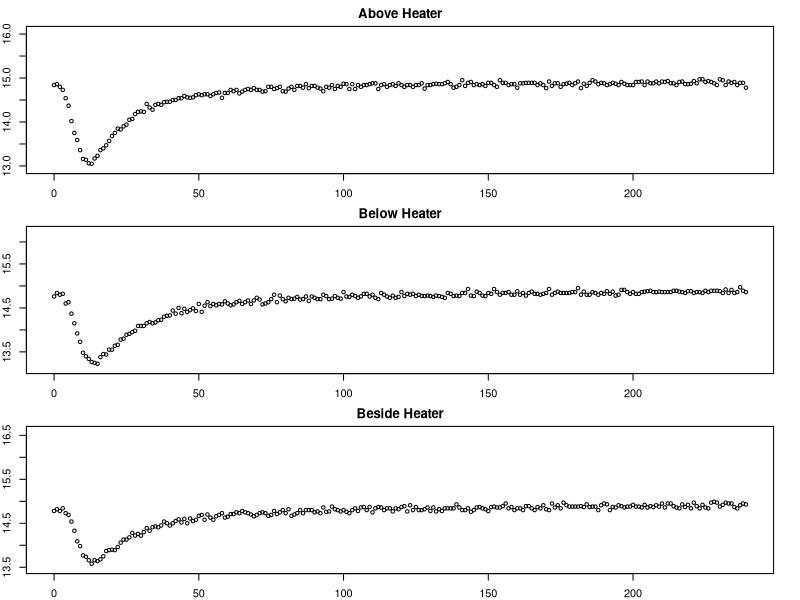
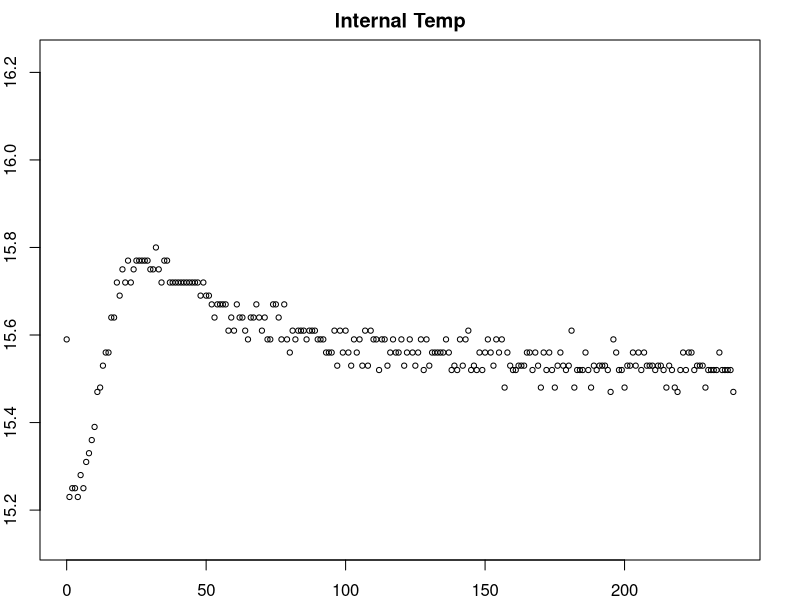
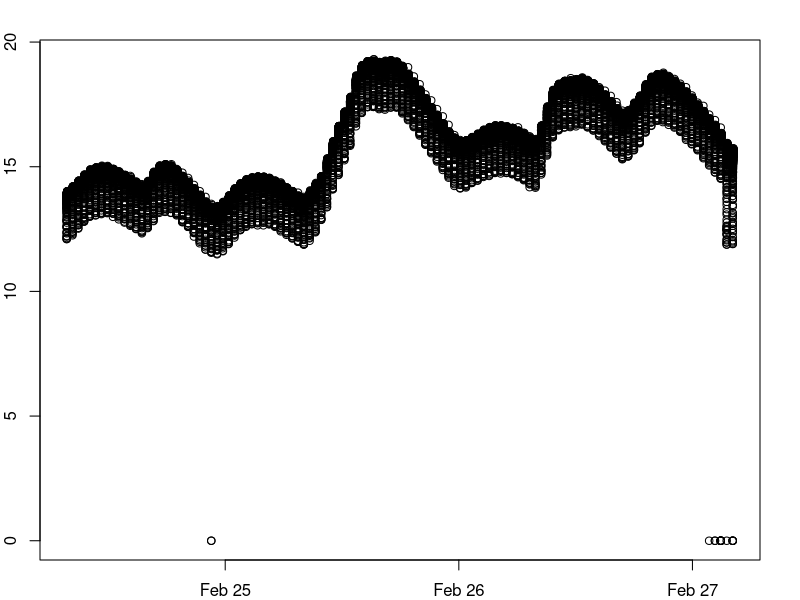
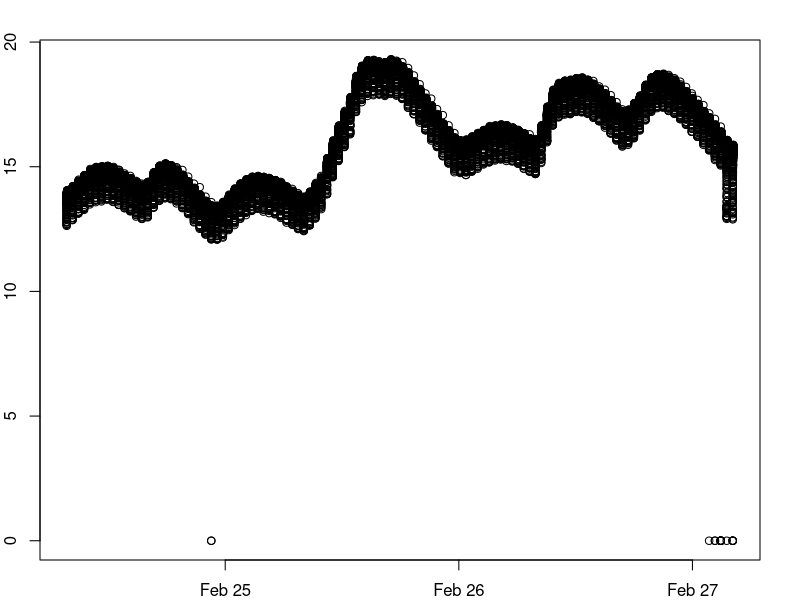
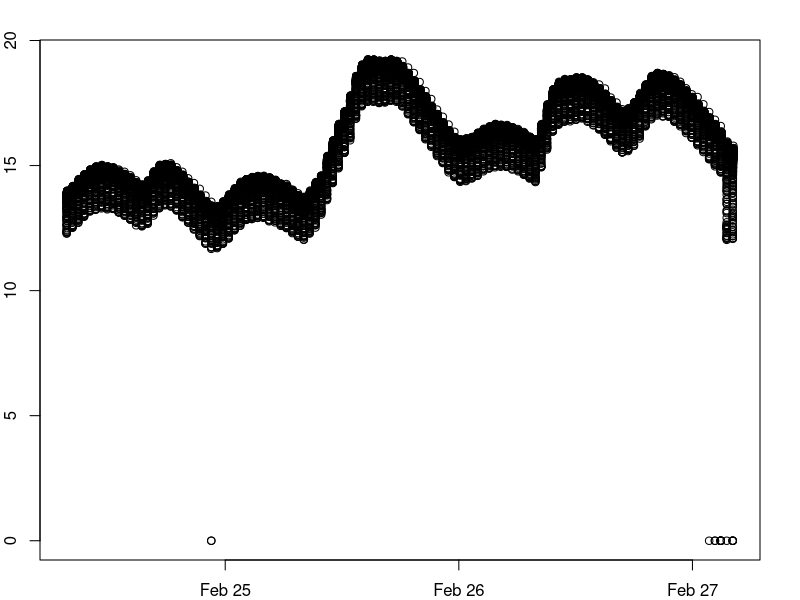
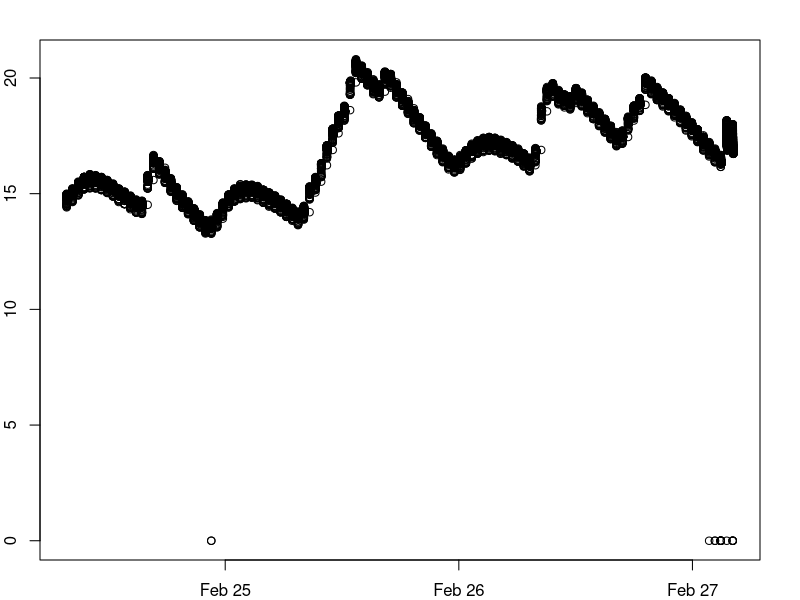
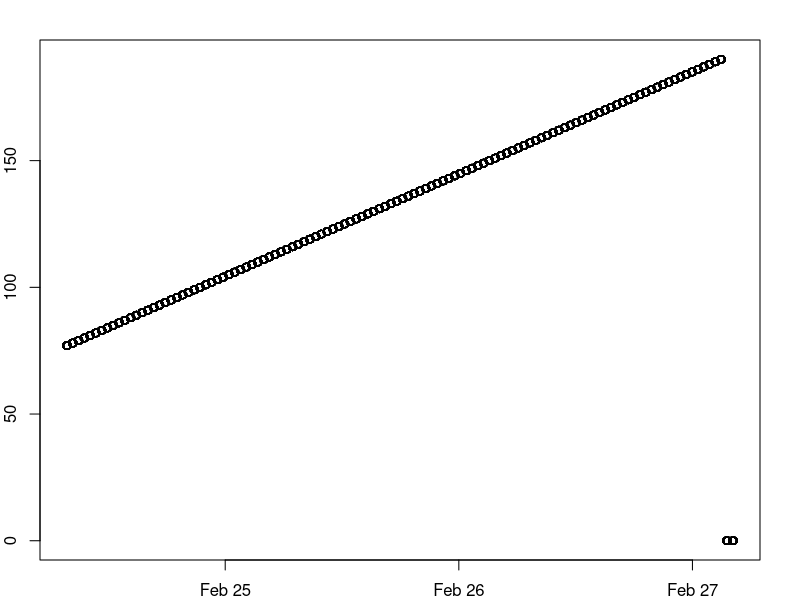
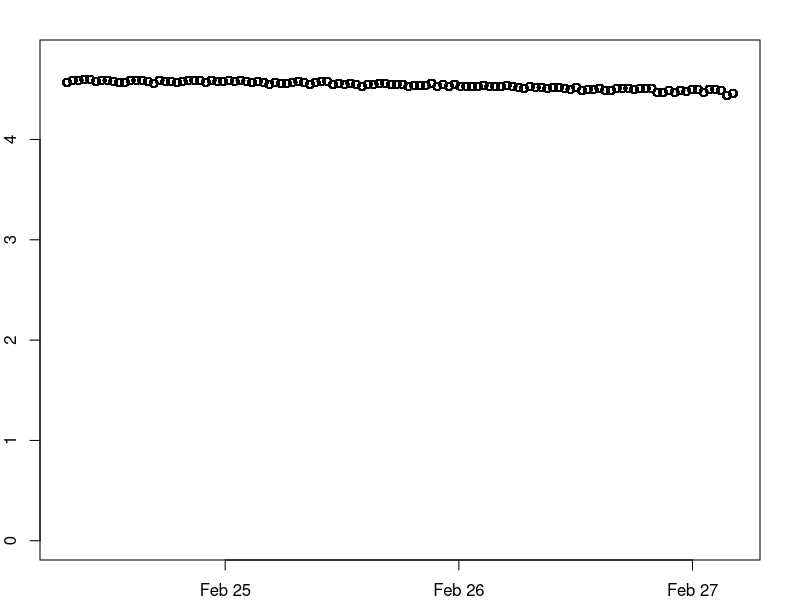

These figures' R source, in order: (Note: this script raises an error after producing the figures.)
setwd("~/Documents/Projects/UAF/sap-flux/data/2017-02-28")
d = data.frame(read.csv("100_100.csv"))
names(d) <- c("id", "time", "t1", "t2", "t3", "t_int", "batV", "cnt")
d$time_real = as.POSIXct(d$time, origin="1970-01-01", "America/Anchorage") #Convert time to POSIX

dateTime1 <- strptime("10:30 2017/2/24", format="%H:%M %Y/%m/%d", tz="America/Anchorage")
dateTime2 <- strptime("11:00 2017/2/24", format="%H:%M %Y/%m/%d", tz="America/Anchorage")
sub <- d[d$time_real < dateTime2 & d$time_real > dateTime1, ]

subStart = sub[1,2]
sub$time = sub$time - subStart
min = min(sub$t1) - 0.1
max = min + 20
par(mfrow=c(3,1),mar=c(2, 2, 2, 2))
plot(sub$t1~sub$time, type='p', pch=1, cex=0.7, ylim=c(min(sub$t1) - 0.1, min(sub$t1) + 3), main="Above Heater")
plot(sub$t3~sub$time, type='p', pch=1, cex=0.7, ylim=c(min(sub$t3) - 0.1, min(sub$t3) + 3), main="Below Heater")
plot(sub$t2~sub$time, type='p', pch=1, cex=0.7, ylim=c(min(sub$t2) - 0.1, min(sub$t2) + 3), main="Beside Heater")

par(mfrow=c(1,1))
plot(sub$t_int~sub$time, type='p', pch=1, cex=0.7, ylim=c(min(sub$t_int) - 0.1, min(sub$t_int) + 1), main="Internal Temp")

par(mfrow=c(1,1))
plot(d$t1~d$time_real)
plot(d$t2~d$time_real)
plot(d$t3~d$time_real)
plot(d$t_int~d$time_real)
plot(d$cnt~d$time_real)
plot(d$batV~d$time_real, ylim=c(0, 4.8))
min(d$batV)

plot()
